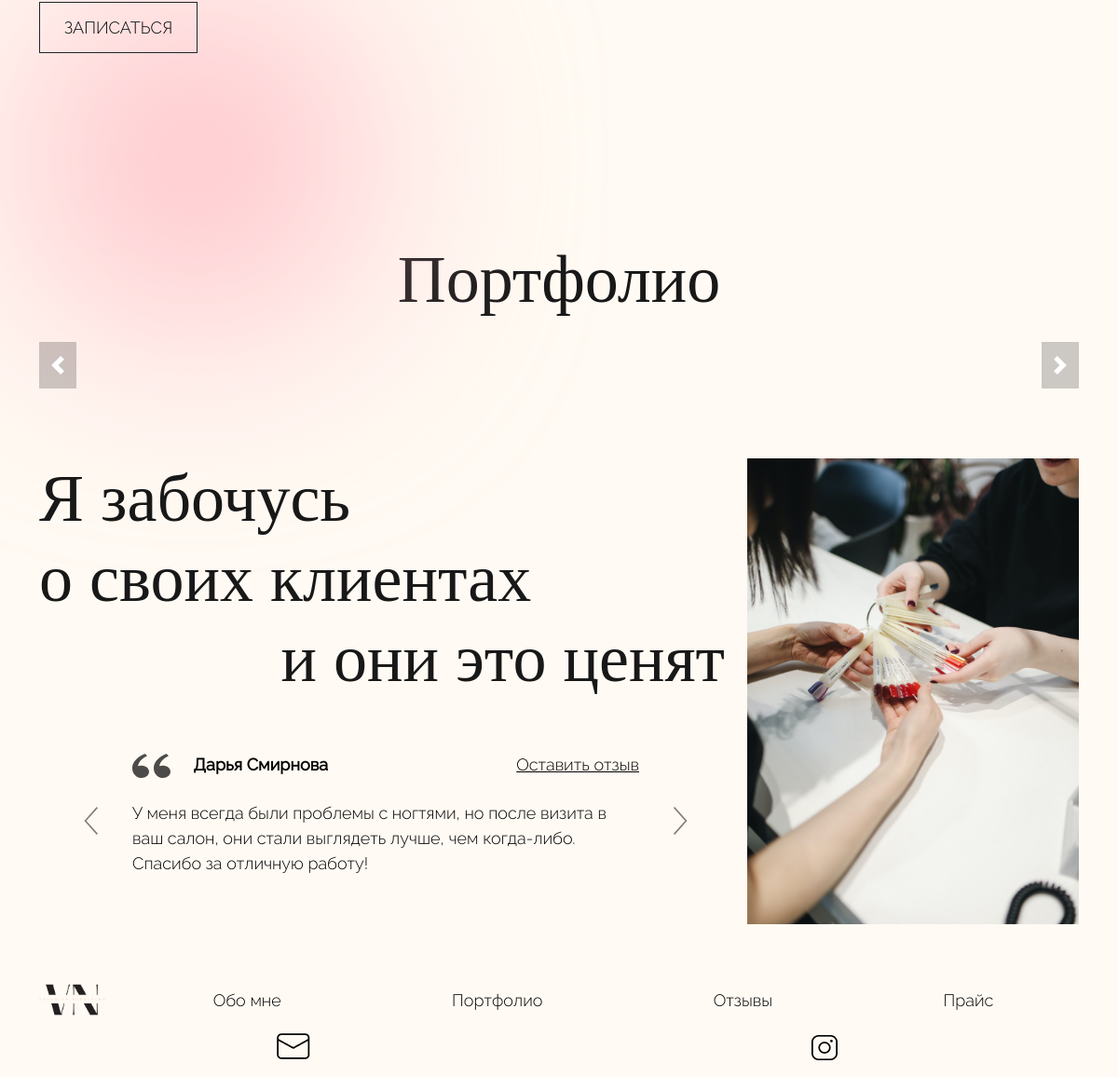
The app's page / (lower part), older data.
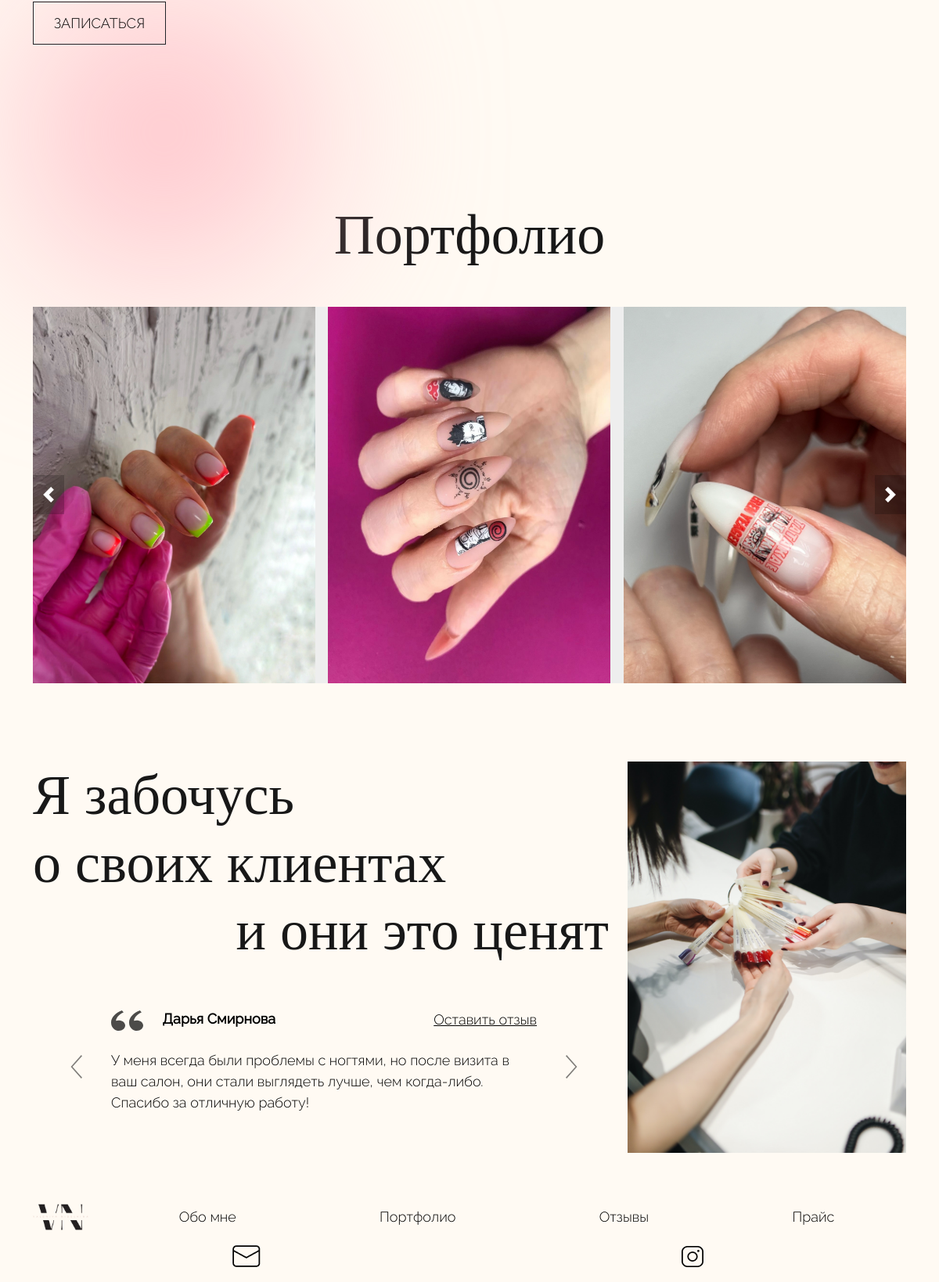
The same page, newer data.
### main/models.py (models this page shows, shortened)
class Feedback(models.Model):
    class Meta:
        verbose_name = 'пользователя с отзывом'
        verbose_name_plural = 'Отзывы'
    name = models.CharField('Имя', max_length=50)
    last_name = models.CharField('Фамилия', max_length=50)
    feedback = models.TextField('Отзыв')
    create_date = models.DateTimeField('Дата отзыва', auto_now_add=True)

class Portfolio(models.Model):
    class Meta:
        verbose_name = 'картинку'
        verbose_name_plural = 'Картинки для портфолио'
    def validate_image_extension(value):
        if not value.name.endswith(
                ('.jpg', '.JPG', '.jpeg', '.JPEG', '.png', '.PNG', '.gif', '.GIF', '.bmp', '.BMP', '.heic', '.HEIC')):
            raise ValidationError(
                'Неподдерживаемое расширение файла. Поддерживаются только изображения в форматах .jpg, .jpeg, .png, '
                '.gif, heic .bmp.')
    img = models.FileField(
        blank=True,
        upload_to='images-slider',
        validators=[validate_image_extension],
        verbose_name='Картинка'
    )
    create_date = models.DateTimeField('Дата публикации', auto_now_add=True)

### main/views.py (the view, shortened to what this page needs)
# urls.py: path('', index, name='home'),
def index(request):
    feed_back = Feedback.objects.order_by('-create_date')
    portfolio = Portfolio.objects.order_by('-create_date')
    services = Service.objects.all()
    service_details = {}
    for service in services:
        manicure_types = ManicureType.objects.filter(service=service)
        service_details[service] = {'manicure_types': manicure_types, 'image': service.img.url}
    for item in portfolio:
        if item.img:  # Проверяем, что поле img не пустое
            _, file_extension = os.path.splitext(item.img.name)
    return render(request, 'main/index.html', {
        'feed_back': feed_back,
        'portfolio': portfolio,
        'services': services,
        'service_details': service_details,
    })

### templates/main/index.html (shortened to what this page needs)
{% extends 'main/layout.html' %}
{% load static %}
{% block link %}
<link rel="stylesheet" href="{% static 'main/style/style.css' %}">
{% endblock %}
{% block content %}
<main>
    <section class="services" id="price">
        <div class="container">
            <div class="circle col-4"></div>
            <div class="sign-button col-md-3"><a href="/record/">Записаться</a></div>
        </div>
    </section>
    <section class="portfolio mb-5" id="portfolio">
        <div class="container">
            <h2 class="col-12 text-center mb-5">Портфолио</h2>
            <div class="itc-slider" data-slider="itc-slider">
                <div class="itc-slider-wrapper">
                    <div class="itc-slider-items">
                        {% for img in portfolio %}
                        <div class="itc-slider-item">
                            <img src="{{ img.img.url }}" class="img-fluid">
                        </div>
                        {% endfor %}
                    </div>
                </div>
                <button class="itc-slider-btn itc-slider-btn-prev"></button>
                <button class="itc-slider-btn itc-slider-btn-next"></button>
            </div>
        </div>
    </section>
    <section class="feedback" id="feedback">
        <div class="container">
            <div class="row feedback-title mb-5">
                <h2 class="col-8 mb-0">Я забочусь <br> о своих клиентах</h2>
                <div class="feedback-title-bottom col-8">
                    <h2>и они это ценят</h2>
                </div>
                <img src="{% static 'main/img/home/clients-img.png' %}" alt="" class="img-fluid col-4">
            </div>
            <div id="carouselExampleControls" class="carousel slide col-md-8 col-sm-12" data-bs-ride="carousel">
                <div class="carousel-inner">
                    {% for el in feed_back %}
                    <div class="carousel-item {% if forloop.counter0 == 0 %} active {% endif %}">
                        <div class="feedback-client-author mb-4">
                            <span>
                                {{ el.name }} {{ el.last_name }}
                            </span>
                            <a href="{% url 'feedback' %}">Оставить отзыв</a>
                        </div>
                        <div class="feedback-clients-comment">
                            <p class="show-text">{{ el.feedback }}</p>
                        </div>
                    </div>
                    {% endfor %}
                </div>
                <button class="carousel-control-prev" type="button" data-bs-target="#carouselExampleControls"
                        data-bs-slide="prev">
                    <span class="carousel-control-prev-icon" aria-hidden="true"></span>
                </button>
                <button class="carousel-control-next" type="button" data-bs-target="#carouselExampleControls"
                        data-bs-slide="next">
                    <span class="carousel-control-next-icon" aria-hidden="true"></span>
                </button>
            </div>
        </div>
    </section>
</main>
{% endblock %}
{% block links-footer %}
<li><a href="{% url 'about' %}">Обо мне</a></li>
<li><a href="#portfolio">Портфолио</a></li>
<li><a href="#feedback">Отзывы</a></li>
<li><a href="#price">Прайс</a></li>
{% endblock %}

### templates/main/layout.html (shortened to what this page needs)
{% load static %}
<!DOCTYPE html>
<html lang="ru">
<head>
    <link rel="stylesheet" href="{% static 'main/bootstrap/dist/css/bootstrap.css' %}">
    {% block link %}
    {% endblock %}
</head>
<body>
{% block content %} {% endblock %}
<footer class="mb-3">
    <div class="container">
        <div class="row footer-link">
            <div class="footer-logo col-sm-1 col-4 mb-3">
                <img src="{% static 'main/img/header-footer/logo.png' %}" alt="" class="img-fluid">
            </div>
            <ul class="col-sm-11">
                {%block links-footer %} {% endblock %}
            </ul>
        </div>
        <div class="row footer-social-media">
            <a href="#" class="col-6 text-center"><img src="{% static 'main/img/header-footer/gmail.png' %}" alt=""></a>
            <a href="#" class="col-6 text-center"><img src="{% static 'main/img/header-footer/instagram.png' %}" alt=""></a>
        </div>
    </div>
</footer>
</body>
</html>

### static/main/style/style.css (style rules this page uses)
.services { margin-top: 100px; }
.services a { text-decoration: none; }
.services .sign-button { margin: initial; position: relative; }
@media (min-width: 991px) { .services { margin-bottom: 200px; } }
.portfolio { margin-top: 100px; }
.portfolio img { height: 100%; }
.itc-slider { position: relative; }
.itc-slider-wrapper { overflow: hidden; background-color: #eee; }
.itc-slider-items { display: flex; transition: transform 0.5s ease; will-change: transform; --gap: 1rem; gap: var(--gap); }
.itc-slider-item { flex: 0 0 calc(33.3333333333% - var(--gap) * 2 / 3); max-width: 100%; user-select: none; will-change: transform; }
.itc-slider-btn { position: absolute; top: 50%; display: flex; justify-content: center; align-items: center; width: 40px; height: 50px; color: #fff; text-align: center; background: rgb(0 0 0 / 20%); border: none; transform: translateY(-50%); cursor: pointer; }
.itc-slider-btn-prev { left: 0; }
.itc-slider-btn-next { right: 0; }
.itc-slider-btn::before { content: ""; display: inline-block; width: 20px; height: 20px; background: transparent no-repeat center center; background-size: 100% 100%; }
.feedback { margin-top: 100px; }
.feedback-title { position: relative; }
.feedback-title-bottom { display: flex; justify-content: end; }
.feedback-title img { max-width: 470px; max-height: 500px; position: absolute; right: 0; top: 0; }
.carousel-control-prev-icon { background-image: url(../img/home/Vector-2.svg); }
.carousel-control-next-icon { background-image: url(../img/home/Vector-1.svg); }
.carousel-item { padding: 0 100px; }
.feedback-client-author { display: flex; justify-content: space-between; align-items: center; }
.feedback-client-author svg { margin-right: 20px; }

### static/main/style/base.css (style rules this page uses)
li, a, p { font-size: 18px; font-family: Raleway-L; color: #000; }
h2 { font-size: 5vw; color: #181818; font-family: Cormorant; }
span { font-family: Raleway-R; font-size: 18px; font-weight: bolder; color: #000; }
@media (min-width: 1200px) { h2 { font-size: 72px; } }
.circle { max-width: 335px; height: 335px; border-radius: 335px; background-color: #FFB6C1; filter: blur(125px); position: absolute; }
body { background-color: #fffaf3; }
.sign-button { display: flex; justify-content: center; align-items: center; font-size: 18px; font-family: Raleway-R; text-transform: uppercase; background-color: transparent; border: solid 1px; padding: 13px 26px; max-width: 170px; margin: 0 auto; }
.sign-button a { text-decoration: none; }
main { margin-top: 50px; }
footer { margin-top: 100px; z-index: 1; }
footer img { max-height: 120px; }
.footer-logo { margin: 0 auto; }
.footer-link { display: flex; justify-content: space-between; align-items: center; }
.footer-link ul { list-style-type: none; display: flex; justify-content: space-around; }
footer a { text-decoration: none; }
.footer-social-media { display: flex; align-items: center; }

Row changes from the older to the newer data that the page shows:
added Portfolio: img (picture)
added Portfolio: img (picture)
added Portfolio: img (picture)
